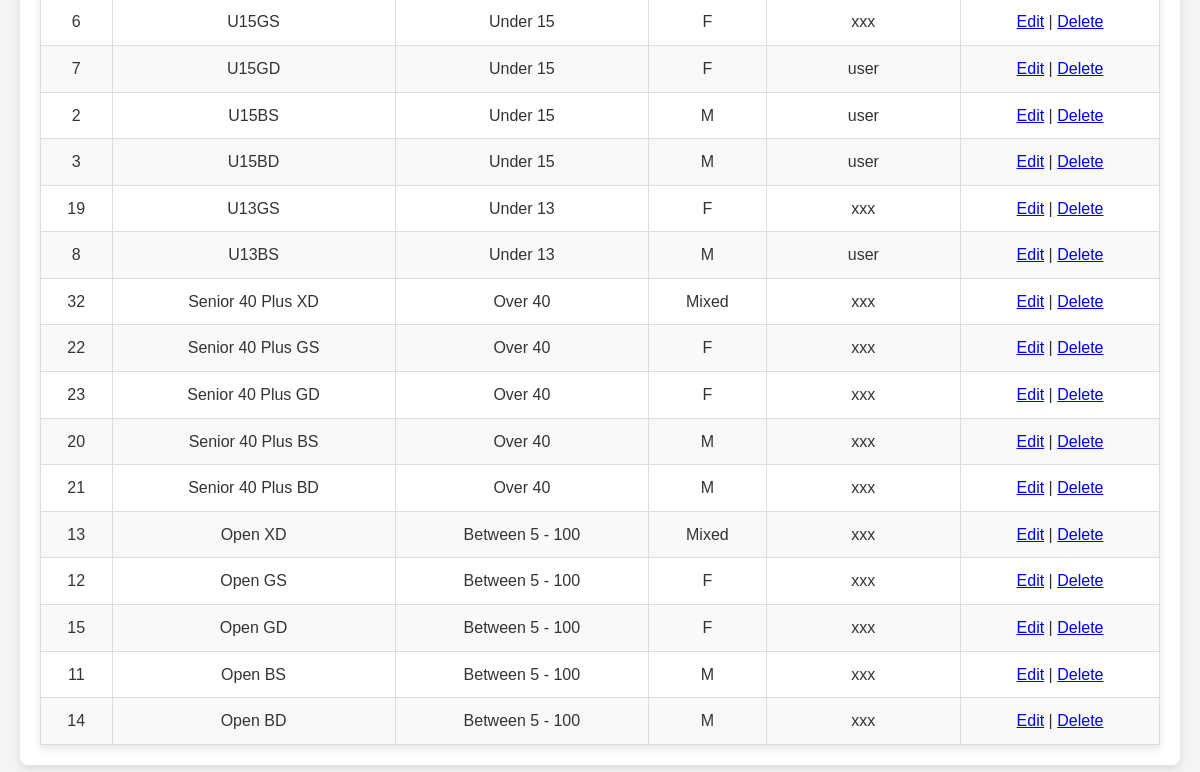
Page /insert_category.php (signed in, lower part) on the earlier database version.
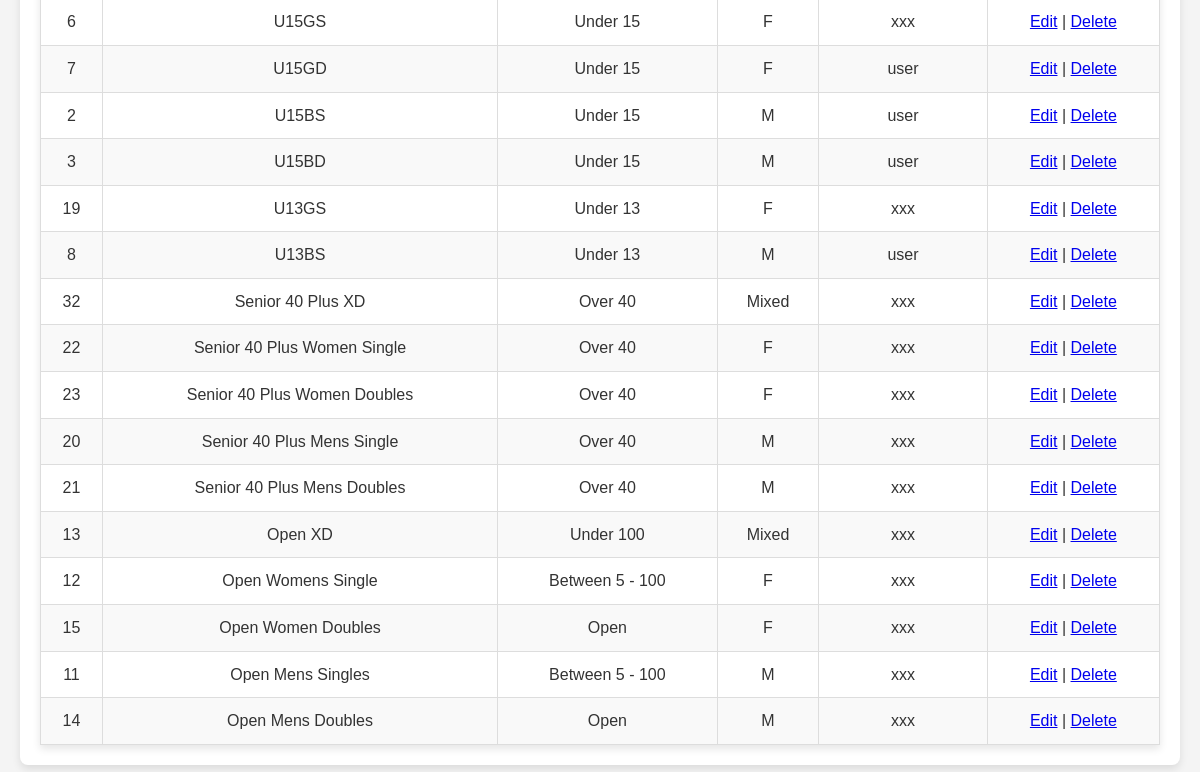
Same page on the later database version.
### tables this page shows
CREATE TABLE `categories` (
  `id` int(11) NOT NULL,
  `name` varchar(255) NOT NULL,
  `created_by` int(11) NOT NULL,
  `age_group` varchar(255) DEFAULT NULL,
  `sex` varchar(10) DEFAULT NULL,
  `type` enum('singles','doubles','mixed doubles') DEFAULT 'singles',
  `tournament_id` int(11) NOT NULL
);

CREATE TABLE `users` (
  `id` int(11) NOT NULL,
  `username` varchar(255) NOT NULL,
  `password` varchar(255) NOT NULL,
  `mobile_no` varchar(15) DEFAULT NULL,
  `notes` text DEFAULT NULL,
  `role` enum('admin','user','visitor') NOT NULL,
  `created_at` timestamp NULL DEFAULT current_timestamp(),
  `email` varchar(255) DEFAULT NULL
);

### permissions.php (called while the page is built, shortened)
<?php
function is_admin() {
    return isset($_SESSION['role']) && $_SESSION['role'] === 'admin';
}
?>

### insert_category.php (the view, shortened to what this page needs)
<?php
include 'header.php';
require 'auth.php';
$order_by = isset($_GET['order_by']) ? $_GET['order_by'] : 'name';
$order_dir = isset($_GET['order_dir']) && $_GET['order_dir'] === 'asc' ? 'asc' : 'desc';
$query = "SELECT c.*, u.username AS creator_name FROM categories c LEFT JOIN users u ON c.created_by = u.id ORDER BY $order_by $order_dir";
$result = $conn->query($query);
?>
<!DOCTYPE html>
<html lang="en">
<head>
    <link rel="stylesheet" href="styles.css">
</head>
<body>
    <div class="container">
        <?php if ($result->num_rows > 0): ?>
        <table>
            <tbody>
                <?php while ($row = $result->fetch_assoc()): ?>
                <tr>
                    <td><?= htmlspecialchars($row['id']) ?></td>
                    <td><?= htmlspecialchars($row['name']) ?></td>
                    <td><?= htmlspecialchars($row['age_group']) ?></td>
                    <td><?= htmlspecialchars($row['sex']) ?></td>
                    <td><?= htmlspecialchars($row['creator_name']) ?></td>
                    <td>
                        <?php if (is_admin()): ?>
                            <a href="edit_category.php?id=<?= $row['id'] ?>">Edit</a> |
                            <a href="delete_category.php?id=<?= $row['id'] ?>" onclick="return confirm('Are you sure you want to delete this category?')">Delete</a>
                        <?php else: ?>
                            <span>Not Allowed</span>
                        <?php endif; ?>
                    </td>
                </tr>
                <?php endwhile; ?>
            </tbody>
        </table>
        <?php else: ?>
            <p>No categories found.</p>
        <?php endif; ?>
    </div>
</body>
</html>

Differences in the rows shown:
changed categories id 22: name "Senior 40 Plus GS" → "Senior 40 Plus Women Single"
changed categories id 23: name "Senior 40 Plus GD" → "Senior 40 Plus Women Doubles"
changed categories id 20: name "Senior 40 Plus BS" → "Senior 40 Plus Mens Single"
changed categories id 21: name "Senior 40 Plus BD" → "Senior 40 Plus Mens Doubles"
changed categories "Open XD": age_group "Between 5 - 100" → "Under 100"
changed categories id 12: name "Open GS" → "Open Womens Single"
changed categories id 15: name "Open GD" → "Open Women Doubles"; age_group "Between 5 - 100" → "Open"
changed categories id 11: name "Open BS" → "Open Mens Singles"
changed categories id 14: name "Open BD" → "Open Mens Doubles"; age_group "Between 5 - 100" → "Open"
